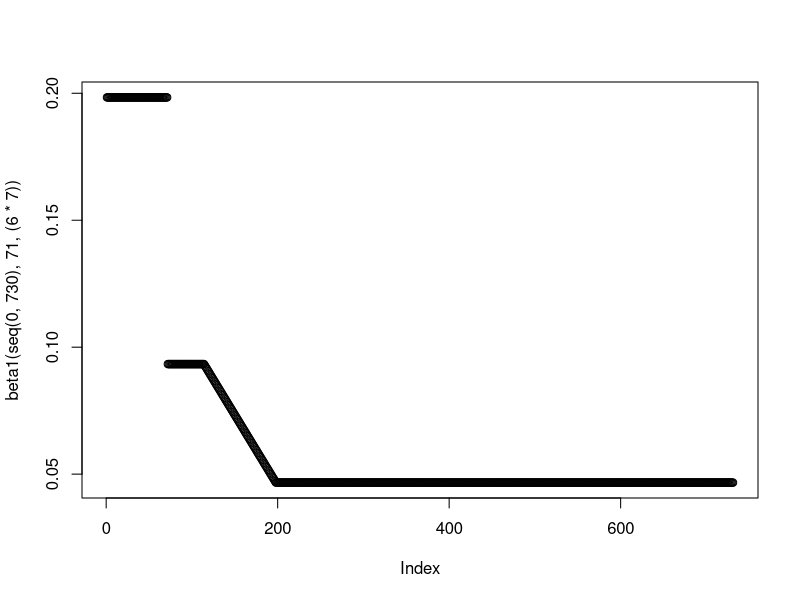
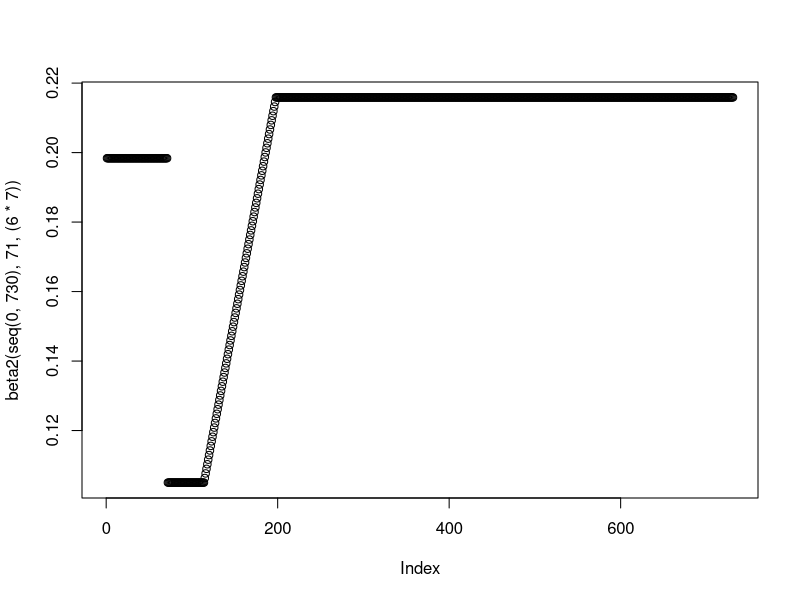
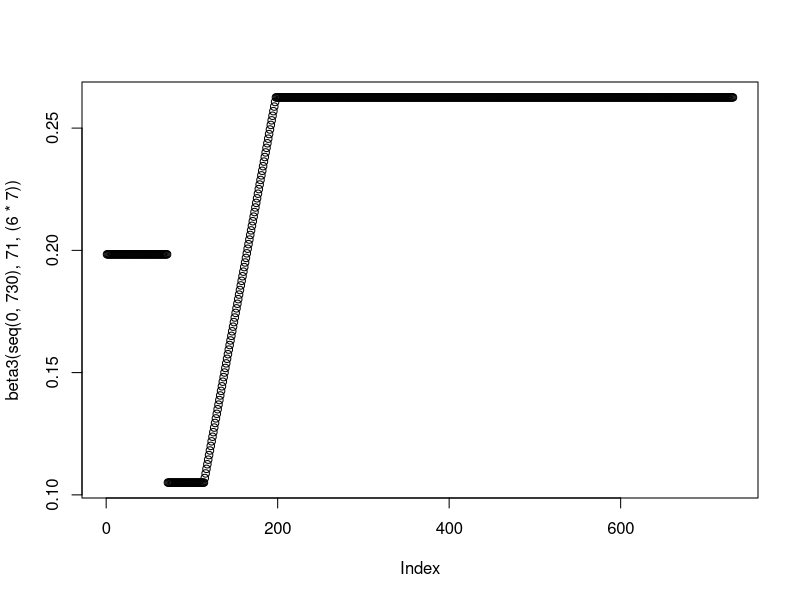
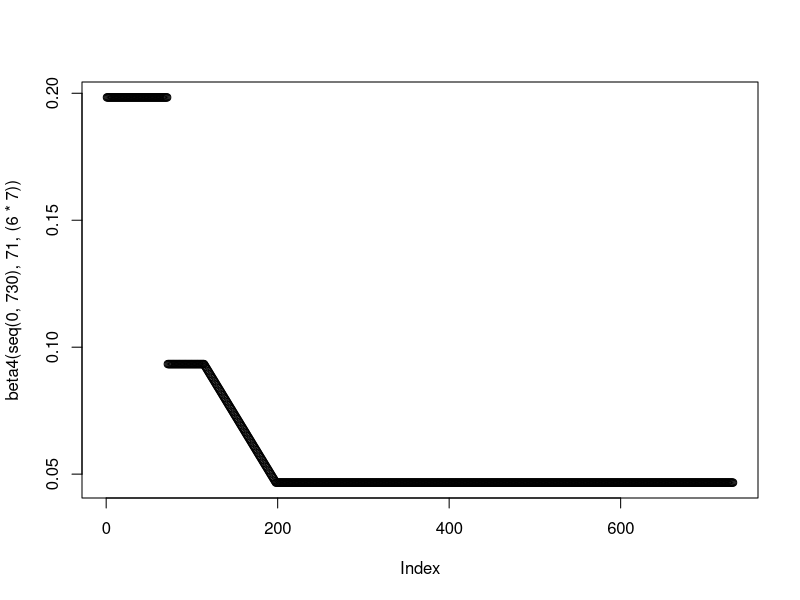

R code for these plots, in order:
setwd("C:/Users/amorg/Documents/PhD/nCoV Work/Figures/Enhanced Shielding/New") # This is where the plots Output
rm(list=ls())
library("deSolve"); library("ggplot2"); library("ggpubr"); library("reshape2");  library("Cairo")

#### Model Functions - Gen Time/ Betas/ODEs ####
#Function to calculate the Generation time (1/gamma) parameter
GenTime <- function(T2, R0) {
  G = T2 * ((R0-1)/log(2))
  return(G)
}

#Functions for the 4 Betas in the model - Plotting function visualises the beta(t) throughout the model run
beta1 <- function(time, tstart1, tdur) {
  gamma <- 1/(GenTime(3.3,2.8))
  beta1_2 <- 0.4*(gamma)
  betalin <- approxfun(x=c(tstart1+tdur, tstart1+tdur+(12*7)), y = c(0.8*(gamma), beta1_2), method="linear", rule  =2)
  ifelse((time >= tstart1 & time <= tstart1+tdur), 
         0.8*(gamma), #Phase 2
         ifelse((time >= tstart1+tdur & time <= tstart1+tdur+(12*7)), 
                betalin(time), #Phase 3
                ifelse((time >= tstart1+tdur+(12*7) & time <= 730),
                       beta1_2, #Phase 4
                       1.7*(gamma))))} #Phase 1

plot(beta1(seq(0,730), 71, (6*7)))

beta2 <- function(time, tstart1, tdur) {
  gamma <- 1/(GenTime(3.3,2.8))
  beta1_2 <- 1.85*gamma
  betalin <- approxfun(x=c(tstart1+tdur, tstart1+tdur+(12*7)), y = c(0.9*(gamma), beta1_2), method="linear", rule  =2)
  ifelse((time >= tstart1 & time <= tstart1+tdur), 
         0.9*(gamma), #Phase 2
         ifelse((time >= tstart1+tdur & time <= tstart1+tdur+(12*7)),
                betalin(time), #Phase 3
                ifelse((time >= tstart1+tdur+(12*7) & time <= 730),
                       beta1_2, #Phase 4
                       1.7*(gamma))))} #Phase 1

plot(beta2(seq(0,730), 71, (6*7)))

beta3 <- function(time, tstart1, tdur) {
  gamma <- 1/(GenTime(3.3,2.8))
  beta1_2 <- 2.25*gamma
  betalin <- approxfun(x=c(tstart1+tdur, tstart1+tdur+(12*7)), y = c(0.9*(gamma), beta1_2), method="linear", rule  =2)
  ifelse((time >= tstart1 & time <= tstart1+tdur), 
         0.9*(gamma), #Phase 2
         ifelse((time >= tstart1+tdur & time <= tstart1+tdur+(12*7)), 
                betalin(time), #Phase 3
                ifelse((time >= tstart1+tdur+(12*7) & time <= 730),
                       beta1_2, #Phase 4
                       1.7*(gamma))))} #Phase 1

plot(beta3(seq(0,730), 71, (6*7)))

beta4 <- function(time,tstart1,tdur) {
  gamma <- 1/(GenTime(3.3,2.8))
  beta1_2 <- 0.4*(gamma)
  betalin <- approxfun(x=c(tstart1+tdur, tstart1+tdur+(12*7)), y = c(0.8*(gamma), beta1_2), method="linear", rule  =2)
  ifelse((time >= tstart1 & time <= tstart1+tdur), 
         0.8*(gamma), #Phase 2
         ifelse((time >= tstart1+tdur & time <= tstart1+tdur+(12*7)), 
                betalin(time), #Phase 3
                ifelse((time >= tstart1+tdur+(12*7) & time <= 730),
                       beta1_2, #Phase 4
                       1.7*(gamma))))} #Phase 1

plot(beta4(seq(0,730), 71, (6*7)))

#ODEs for the Enhanced Shielding Model - Remainder is split into 3 sub-groups
SIRS <- function(time, state, parameters) {
  with(as.list(c(state, parameters)), {
    beta1 <- beta1(time,tstart1,tdur)
    beta2 <- beta2(time,tstart1,tdur)
    beta3 <- beta3(time,tstart1,tdur)
    beta4 <- beta4(time,tstart1,tdur)
    
    dSv = - beta1*Iv*Sv - beta1*Is*Sv - beta4*Ir1*Sv - beta4*Ir2*Sv - beta4*Ir3*Sv + zeta*Rv
    dSs = - beta1*Iv*Ss - beta1*Is*Ss - beta2*Ir1*Ss - beta2*Ir2*Ss - beta2*Ir3*Ss + zeta*Rs
    dSr1 = - beta4*Iv*Sr1 - beta2*Is*Sr1 - beta3*Ir1*Sr1 - beta3*Ir2*Sr1 - beta3*Ir3*Sr1 + zeta*Rr1
    dSr2 = - beta4*Iv*Sr2 - beta2*Is*Sr2 - beta3*Ir1*Sr2 - beta3*Ir2*Sr2 - beta3*Ir3*Sr2 + zeta*Rr2
    dSr3 = - beta4*Iv*Sr3 - beta2*Is*Sr3 - beta3*Ir1*Sr3 - beta3*Ir2*Sr3 - beta3*Ir3*Sr3 + zeta*Rr3
    
    dIv = beta1*Iv*Sv + beta1*Is*Sv + beta4*Ir1*Sv + beta4*Ir2*Sv + beta4*Ir3*Sv - gamma*Iv
    dIs = beta1*Iv*Ss + beta1*Is*Ss + beta2*Ir1*Ss + beta2*Ir2*Ss + beta2*Ir3*Ss - gamma*Is
    dIr1 = beta4*Iv*Sr1 + beta2*Is*Sr1 + beta3*Ir1*Sr1 + beta3*Ir2*Sr1 + beta3*Ir3*Sr1 - gamma*Ir1
    dIr2 = beta4*Iv*Sr2 + beta2*Is*Sr2 + beta3*Ir1*Sr2 + beta3*Ir2*Sr2 + beta3*Ir3*Sr2 - gamma*Ir2
    dIr3 = beta4*Iv*Sr3 + beta2*Is*Sr3 + beta3*Ir1*Sr3 + beta3*Ir2*Sr3 + beta3*Ir3*Sr3 - gamma*Ir3
    
    dRv = gamma*Iv - zeta*Rv 
    dRs = gamma*Is - zeta*Rs
    dRr1 = gamma*Ir1 - zeta*Rr1
    dRr2 = gamma*Ir2 - zeta*Rr2
    dRr3 = gamma*Ir3 - zeta*Rr3
    return(list(c(dSv, dSs, dSr1, dSr2, dSr3, dIv, dIs, dIr1, dIr2, dIr3, dRv, dRs, dRr1, dRr2, dRr3)))
  })
}

#### Running the Model w/ Parameters ####

#Initial Conditions, Times, Parameters and Phase Timings 

init <- c(Sv = 0.2 - 0.0001*0.2, Ss = 0.2 - 0.0001*0.2, 
          Sr1 = 0.2 - 0.0001*0.2, Sr2 = 0.2 - 0.0001*0.2, Sr3 = 0.2 - 0.0001*0.2,
          Iv = 0.0001*0.2, Is = 0.0001*0.2, Ir1 = 0.0001*0.2, Ir2 = 0.0001*0.2, Ir3 = 0.0001*0.2,   
          Rv= 0, Rs = 0, Rr1 = 0, Rr2 = 0, Rr3 = 0)

times <- seq(0, 478, by = 1)
parms = c(gamma = 1/(GenTime(3.3,2.8)), 
          zeta = 1/365,
          tstart1 = 71, 
          tdur = 6*7)

#Phase Timings for Plots - Phase 1,2,3 and 4
phase1 <- data.frame(xmin=0, xmax=71, ymin=-Inf, ymax=Inf, name = "P1")
phase2 <- data.frame(xmin=71, xmax=71+(6*7), ymin=-Inf, ymax=Inf, name = "P2")
phase3 <- data.frame(xmin=71+(6*7), xmax=71+(6*7)+(12*7), ymin=-Inf, ymax=Inf, name = "P3")
phase4 <- data.frame(xmin=71+(6*7)+(12*7), xmax=Inf, ymin=-Inf, ymax=Inf, name = "P4")

#Running the Model 
out1 <- data.frame(ode(y = init, func = SIRS, times = times, parms = parms))

#Manipulating the Model Output to scale the Remainder Populations and Overall Pop size so that N = 1
out1$RemS <- out1$Sr1 + out1$Sr2 + out1$Sr3; out1$RemI <- out1$Ir1 + out1$Ir2 + out1$Ir3; out1$RemR <- out1$Rr1 + out1$Rr2 + out1$Rr3
out1$Sv <- out1$Sv/0.20; out1$Ss <- out1$Ss/0.20; out1$RemS <- out1$RemS/0.60
out1$Iv <- out1$Iv/0.20; out1$Is <- out1$Is/0.20; out1$RemI <- out1$RemI/0.60
out1$Rv <- out1$Rv/0.20; out1$Rs <- out1$Rs/0.20; out1$RemR <- out1$RemR/0.60
out1$Beta1 <- beta1(times, 71, (6*7)); out1$Beta2 <- beta2(times, 71, (6*7)); out1$Beta3 <- beta3(times, 71, (6*7))

#Naming the Output Columns
colnames(out1) <- c("Time", "Suscv", "Suscs", "Suscr1", "Suscr2","Suscr3", 
                    "Infected_Iv", "Infected_Is", "Infected_Ir1", "Infected_Ir2", "Infected_Ir3", 
                    "Recovv", "Recovs", "Recovr1", "Recovr2", "Recovr2",
                    "RemSusc", "RemInf", "RemRecov",
                    "Beta_1/4", "Beta_2", "Beta_3")

#Altering the dataframe for ggplot input
statsinfecv <- melt(out1, id.vars = c("Time"), measure.vars = c("Infected_Iv", "Infected_Is", "RemInf"))
statsbeta1 <- melt(out1, id.vars =  c("Time"), measure.vars = c("Beta_1/4", "Beta_2", "Beta_3"))
statsrecov <- melt(out1, id.vars = c("Time"), measure.vars = c("Recovv", "Recovs", "RemRecov"))

#Vulnerable Population is the Forefront Plot
statsrecov$variable <- factor(statsrecov$variable, levels=rev(levels(statsrecov$variable)))
statsinfecv$variable <- factor(statsinfecv$variable, levels=rev(levels(statsinfecv$variable)))

#### R0 Plot - Imported From Bram's Results ####

#sub-Population Fractions -Can also be obtained from the Initial Conditions 
fv = 0.2; fs = 0.2; fr1 = 0.2; fr2 = 0.2; fr3 = 0.2 
gamma = (1/(GenTime(3.3,2.8)))

#R0 Calculations - Overall R0 Obtained From Excel Spreadsheet 
r0data <- data.frame("Phase" = c("Phase 1","Phase 2", "Phase 4"),
                     "OverallR0" = c(1.7, 0.86, 1.63),
                     "VulR0" = c((beta1(1,71,(6*7))*fv + beta1(1,71,(6*7))*fs + beta4(1,71,(6*7))*fr1 + beta4(1,71,(6*7))*fr2 + 
                                    beta4(1,71,(6*7))*fr3) / gamma, 
                                 (beta1(72,71,(6*7))*fv + beta1(72,71,(6*7))*fs + beta4(72,71,(6*7))*fr1 + beta4(72,71,(6*7))*fr2 + 
                                    beta4(72,71,(6*7))*fr3) / gamma, 
                                 (beta1(400,71,(6*7))*fv + beta1(400,71,(6*7))*fs + beta4(400,71,(6*7))*fr1 + beta4(400,71,(6*7))*fr2 + 
                                    beta4(400,71,(6*7))*fr3) / gamma),
                     "ShiR0" = c((beta1(1,71,(6*7))*fv + beta1(1,71,(6*7))*fs + beta2(1,71,(6*7))*fr1 + beta2(1,71,(6*7))*fr2 + 
                                    beta2(1,71,(6*7))*fr3) / gamma, 
                                 (beta1(71,71,(6*7))*fv + beta1(71,71,(6*7))*fs + beta2(71,71,(6*7))*fr1 + beta2(71,71,(6*7))*fr2 + 
                                    beta2(71,71,(6*7))*fr3) / gamma, 
                                 (beta1(400,71,(6*7))*fv + beta1(400,71,(6*7))*fs + beta2(400,71,(6*7))*fr1 + beta2(400,71,(6*7))*fr2 + 
                                    beta2(400,71,(6*7))*fr3) / gamma),
                     "RemR0" = c((beta1(1,71,(6*7))*fv + beta2(1,71,(6*7))*fs + beta3(1,71,(6*7))*fr1 + beta3(1,71,(6*7))*fr2 + 
                                   beta3(1,71,(6*7))*fr3) / gamma,
                                 (beta1(71,71,(6*7))*fv + beta2(71,71,(6*7))*fs + beta3(71,71,(6*7))*fr1 + beta3(71,71,(6*7))*fr2 + 
                                    beta3(71,71,(6*7))*fr3) / gamma,
                                 (beta1(400,71,(6*7))*fv + beta2(400,71,(6*7))*fs + beta3(400,71,(6*7))*fr1 + beta3(400,71,(6*7))*fr2 + 
                                    beta3(400,71,(6*7))*fr3) / gamma))

#Applying the R0 Calculator in a dataframe for the R0 plot
r0data1 <- rbind.data.frame(data.frame("Phase" = c("Phase 1"), "Times" = seq(0,70),                           
                                       "OverallR0" = c(1.7), "VulR0" = r0data$VulR0[1], "ShiR0" = r0data$ShiR0[1], "RemR0" = r0data$RemR0[1]),
                           data.frame("Phase" = c("Phase 2"), "Times" = seq(71,71+(6*7)-1),                   
                                      "OverallR0" = c(0.86), "VulR0" = r0data$VulR0[2], "ShiR0" = r0data$ShiR0[2], "RemR0" = r0data$RemR0[2]),
                           data.frame("Phase" = c("Phase 3"), "Times" = seq(71+(6*7),71+(6*7)+(12*7)-1),      
                                      "OverallR0" = c(NA), "VulR0" = c(NA), "ShiR0" = c(NA), "RemR0" = c(NA)),
                           data.frame("Phase" = c("Phase 4"), "Times" = seq(71+(6*7)+(12*7), 71+(6*7)+(365)), 
                                      "OverallR0" = c(1.63), "VulR0" = r0data$VulR0[3], "ShiR0" = r0data$ShiR0[3], "RemR0" = r0data$RemR0[3]))

statsr0 <- melt(r0data1, id.vars =  c("Times"), measure.vars = c("OverallR0", "VulR0", "ShiR0", "RemR0"))
statsr0$variable <- factor(statsr0$variable, levels=rev(levels(statsr0$variable)))

#### Aggregated Plots - Infecteds, Beta and R_e ####

#Infecteds Plot
pinf <- ggplot(data = statsinfecv, aes(x = (Time), y = value, col = variable))  + theme_bw() +
  labs(x ="Time (Days)", y = "Proportion Infected", color = "Population") + scale_y_continuous(limits = c(0,0.07), expand = c(0,0)) +
  theme(legend.position = "bottom", legend.title = element_blank(), legend.text=element_text(size=14),  axis.text=element_text(size=14),
        axis.title.y=element_text(size=14),axis.title.x = element_text(size=14), 
        legend.spacing.x = unit(0.3, 'cm'), plot.margin=unit(c(0.7,0.7,0.8,0.8),"cm")) + scale_x_continuous(expand = c(0, 0)) + 
  scale_color_manual(values=c('blue','darkgreen','red'), labels= c("General", "Shielders", "Vulnerable")) +
  geom_rect(data=phase2, aes(xmin=xmin, xmax=xmax, ymin=ymin, ymax=ymax), fill="grey", alpha=0.5, inherit.aes = FALSE) +
  geom_rect(data=phase3, aes(xmin=xmin, xmax=xmax, ymin=ymin, ymax=ymax), fill="grey", alpha=0.35, inherit.aes = FALSE) +
  geom_rect(data=phase4, aes(xmin=xmin, xmax=xmax, ymin=ymin, ymax=ymax), fill="grey", alpha=0.5, inherit.aes = FALSE) +
  geom_text(data = phase1, aes(x = xmin, y = 0.06, label = name),inherit.aes = FALSE, size = 8, vjust = 0, hjust = 0, nudge_x = 25) +
  geom_text(data = phase2, aes(x = xmin, y = 0.06, label = name),inherit.aes = FALSE, size = 8, vjust = 0, hjust = 0, nudge_x = 8) +
  geom_text(data = phase3, aes(x = xmin, y = 0.06, label = name),inherit.aes = FALSE, size = 8, vjust = 0, hjust = 0, nudge_x = 30) +
  geom_text(data = phase4, aes(x = xmin, y = 0.06, label = name),inherit.aes = FALSE, size = 8, vjust = 0, hjust = 0, nudge_x = 125) +
 geom_line(size = 1.02, stat = "identity")

#Beta Plot
pbeta <- ggplot(data = statsbeta1, aes(x = (Time), y = value, lty = variable)) + theme_bw() +
  labs(x ="Time (Days)", y = "Beta Value", lty = " ") + scale_y_continuous(limits = c(0,0.35),  expand = c(0,0)) +
  theme(legend.position = "bottom", legend.title = element_text(size=14), legend.text=element_text(size=14),  axis.text=element_text(size=14),
        axis.title.y=element_text(size=14),axis.title.x= element_text(size=14), 
        legend.spacing.x = unit(0.3, 'cm'), plot.margin=unit(c(0.7,0.7,0.8,0.8),"cm")) + scale_x_continuous(expand = c(0, 0))  + 
  scale_linetype_manual(values=c(1,2,4), labels= c("Beta 1 & 4", "Beta 2", "Beta 3")) +
  geom_rect(data=phase2, aes(xmin=xmin, xmax=xmax, ymin=ymin, ymax=ymax), fill="grey", alpha=0.5, inherit.aes = FALSE) +
  geom_rect(data=phase3, aes(xmin=xmin, xmax=xmax, ymin=ymin, ymax=ymax), fill="grey", alpha=0.35, inherit.aes = FALSE) +
  geom_rect(data=phase4, aes(xmin=xmin, xmax=xmax, ymin=ymin, ymax=ymax), fill="grey", alpha=0.5, inherit.aes = FALSE) +
  geom_text(data = phase1, aes(x = xmin, y = 0.27, label = name),inherit.aes = FALSE, size = 8, vjust = 0, hjust = 0, nudge_x = 25) +
  geom_text(data = phase2, aes(x = xmin, y = 0.27, label = name),inherit.aes = FALSE, size = 8, vjust = 0, hjust = 0, nudge_x = 8) +
  geom_text(data = phase3, aes(x = xmin, y = 0.27, label = name),inherit.aes = FALSE, size = 8, vjust = 0, hjust = 0, nudge_x = 30) +
  geom_text(data = phase4, aes(x = xmin, y = 0.27, label = name),inherit.aes = FALSE, size = 8, vjust = 0, hjust = 0, nudge_x = 125) +
  geom_line(size = 1.02, stat = "identity", col = "black")

#R0 Plot
pr0 <- ggplot(data = statsr0, aes(x = (Times), y = value, col = variable)) + theme_bw() + 
  labs(x ="Time (Days)", y = expression("R"[e]), lty = " ") + scale_y_continuous(limits = c(0,3),  expand = c(0,0)) +
  theme(legend.position = "bottom", legend.title = element_blank(), legend.text=element_text(size=14),  axis.text=element_text(size=14),
        axis.title.y=element_text(size=14),axis.title.x= element_text(size=14), 
        legend.spacing.x = unit(0.3, 'cm'), plot.margin=unit(c(0.7,0.7,0.8,0.8),"cm")) + scale_x_continuous(expand = c(0, 0)) + 
  scale_color_manual(values=c('blue', 'darkgreen', 'red', "black"), labels= c("General","Shielders","Vulnerable", "Overall")) +
  geom_rect(data=phase2, aes(xmin=xmin, xmax=xmax, ymin=ymin, ymax=ymax), fill="grey", alpha=0.5, inherit.aes = FALSE) +
  geom_rect(data=phase3, aes(xmin=xmin, xmax=xmax, ymin=ymin, ymax=ymax), fill="grey", alpha=0.35, inherit.aes = FALSE) +
  geom_rect(data=phase4, aes(xmin=xmin, xmax=xmax, ymin=ymin, ymax=ymax), fill="grey", alpha=0.5, inherit.aes = FALSE) +
  geom_text(data = phase1, aes(x = xmin, y = 2.3, label = name),inherit.aes = FALSE, size = 8, vjust = 0, hjust = 0, nudge_x = 25) +
  geom_text(data = phase2, aes(x = xmin, y = 2.3, label = name),inherit.aes = FALSE, size = 8, vjust = 0, hjust = 0, nudge_x = 8) +
  geom_text(data = phase3, aes(x = xmin, y = 2.3, label = name),inherit.aes = FALSE, size = 8, vjust = 0, hjust = 0, nudge_x = 30) +
  geom_text(data = phase4, aes(x = xmin, y = 2.3, label = name),inherit.aes = FALSE, size = 8, vjust = 0, hjust = 0, nudge_x = 125) +
  geom_line(size = 1.02, stat = "identity")

#Recovered Plot
recov <- ggplot(data = statsrecov, aes(x = (Time), y = value, col = variable))  + theme_bw() +
  labs(x ="Time (Days)", y = "Proportion Recovered", color = "Population") + scale_y_continuous(limits = c(0,0.7), expand = c(0,0)) +
  theme(legend.position = "bottom", legend.title = element_blank(), legend.text=element_text(size=14),  axis.text=element_text(size=14),
        axis.title.y=element_text(size=14),axis.title.x = element_text(size=14), 
        legend.spacing.x = unit(0.3, 'cm'), plot.margin=unit(c(0.7,0.7,0.8,0.8),"cm")) + scale_x_continuous(expand = c(0, 0)) + 
  scale_color_manual(values=c('blue','darkgreen','red'), labels= c("General", "Shielders", "Vulnerable")) +
  geom_rect(data=phase2, aes(xmin=xmin, xmax=xmax, ymin=ymin, ymax=ymax), fill="grey", alpha=0.5, inherit.aes = FALSE) +
  geom_rect(data=phase3, aes(xmin=xmin, xmax=xmax, ymin=ymin, ymax=ymax), fill="grey", alpha=0.35, inherit.aes = FALSE) +
  geom_rect(data=phase4, aes(xmin=xmin, xmax=xmax, ymin=ymin, ymax=ymax), fill="grey", alpha=0.5, inherit.aes = FALSE) +
  geom_text(data = phase1, aes(x = xmin, y = 0.64, label = name),inherit.aes = FALSE, size = 8, vjust = 0, hjust = 0, nudge_x = 25) +
  geom_text(data = phase2, aes(x = xmin, y = 0.64, label = name),inherit.aes = FALSE, size = 8, vjust = 0, hjust = 0, nudge_x = 8) +
  geom_text(data = phase3, aes(x = xmin, y = 0.64, label = name),inherit.aes = FALSE, size = 8, vjust = 0, hjust = 0, nudge_x = 30) +
  geom_text(data = phase4, aes(x = xmin, y = 0.64, label = name),inherit.aes = FALSE, size = 8, vjust = 0, hjust = 0, nudge_x = 125) +
  geom_line(size = 1.02, stat = "identity")

#Anti-Aliasing in Plots - Can Ignore 
plot <- ggarrange(pinf, NULL, pbeta, NULL, pr0, nrow = 5, ncol =1, align = "v", 
                  heights = c(0.9, -0.03, 0.5,-0.05, 0.5), 
                  labels = c("A","", "B","","C"), font.label = c(size = 20) )

ggsave(plot, filename = "Fig2.png", dpi = 300, type = "cairo", width = 8.5, height = 11, units = "in")
ggsave(recov, filename = "Fig2Recov.png", dpi = 300, type = "cairo", width = 8, height = 7,  units = "in")
